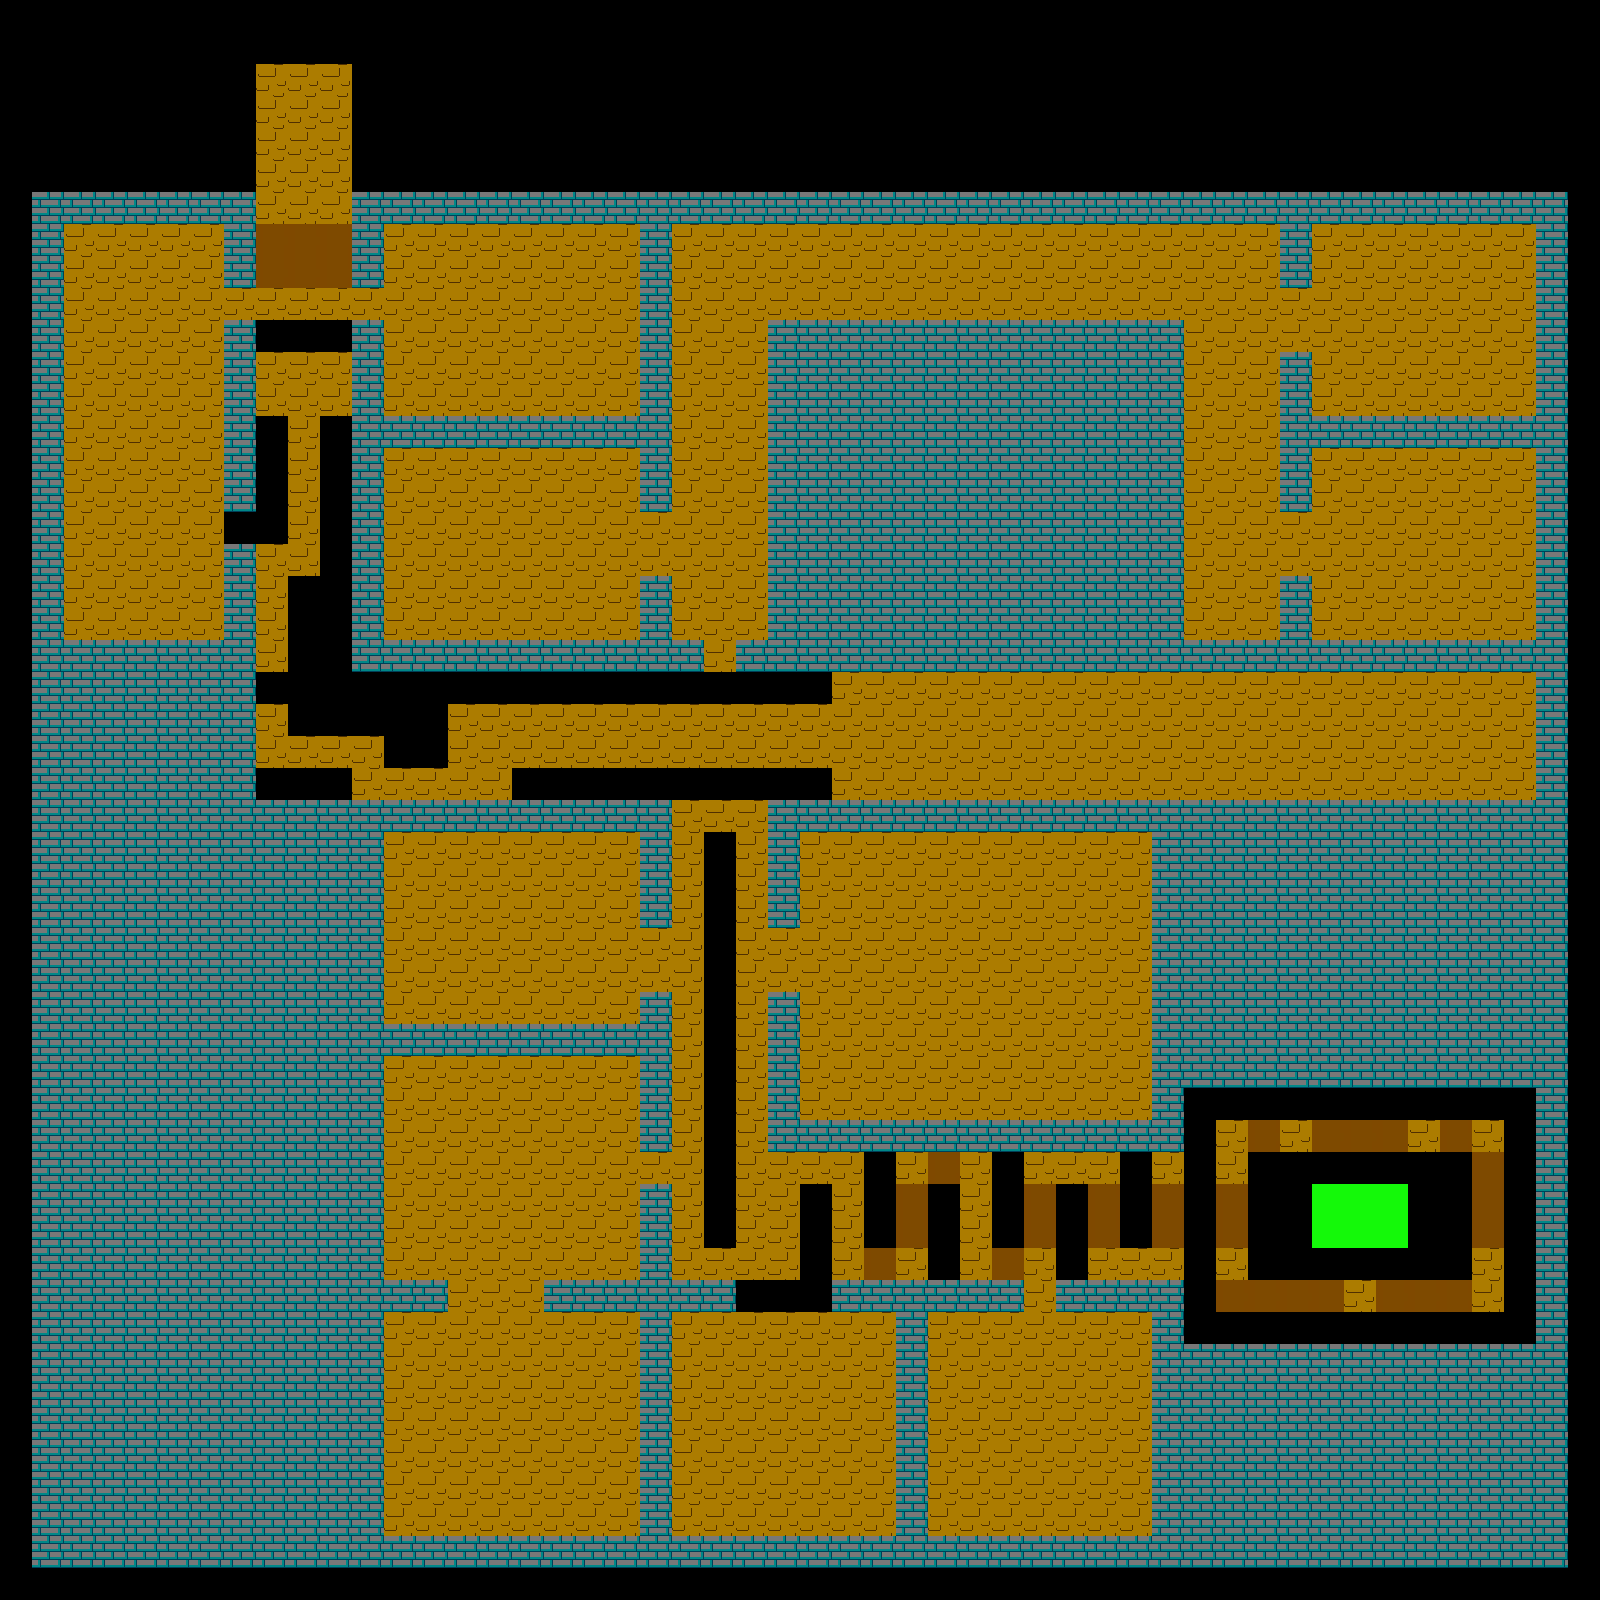

Rendered tile map (Tiled .tmx) drawn with the repository's tilesets; below, a short description and the full map source, tile grids included:
An orthogonal 50x50 tile map with 32x32 px tiles, 1 tile layer (map), 2 tilesets.

<map version="1.0" orientation="orthogonal" width="50" height="50" tilewidth="32" tileheight="32">
 <tileset firstgid="1" name="Tiles" tilewidth="32" tileheight="32">
  <image source="tiles.png" width="160" height="32" />
  <tile id="0">
   <properties>
    <property name="goal" value="false" />
    <property name="traverse" value="jumpable" />
   </properties>
  </tile>
  <tile id="1">
   <properties>
    <property name="goal" value="false" />
    <property name="traverse" value="floor" />
   </properties>
  </tile>
  <tile id="2">
   <properties>
    <property name="goal" value="false" />
    <property name="traverse" value="wall" />
   </properties>
  </tile>
  <tile id="3">
   <properties>
    <property name="goal" value="false" />
    <property name="traverse" value="pit" />
   </properties>
  </tile>
  <tile id="4">
   <properties>
    <property name="goal" value="true" />
    <property name="traverse" value="floor" />
   </properties>
  </tile>
 </tileset>
 <tileset firstgid="6" name="Objects" tilewidth="32" tileheight="32">
  <image source="mapobjects.png" width="64" height="32" />
  <tile id="0">
   <properties>
    <property name="_the" value="hero" />
    <property name="name" value="Hero" />
   </properties>
  </tile>
  <tile id="1">
   <properties>
    <property name="name" value="Chest" />
   </properties>
  </tile>
 </tileset>
 <layer name="map" width="50" height="50">
  <data encoding="csv">
4,4,4,4,4,4,4,4,4,4,4,4,4,4,4,4,4,4,4,4,4,4,4,4,4,4,4,4,4,4,4,4,4,4,4,4,4,4,4,4,4,4,4,4,4,4,4,4,4,4,
4,4,4,4,4,4,4,4,4,4,4,4,4,4,4,4,4,4,4,4,4,4,4,4,4,4,4,4,4,4,4,4,4,4,4,4,4,4,4,4,4,4,4,4,4,4,4,4,4,4,
4,4,4,4,4,4,4,4,2,2,2,4,4,4,4,4,4,4,4,4,4,4,4,4,4,4,4,4,4,4,4,4,4,4,4,4,4,4,4,4,4,4,4,4,4,4,4,4,4,4,
4,4,4,4,4,4,4,4,2,2,2,4,4,4,4,4,4,4,4,4,4,4,4,4,4,4,4,4,4,4,4,4,4,4,4,4,4,4,4,4,4,4,4,4,4,4,4,4,4,4,
4,4,4,4,4,4,4,4,2,2,2,4,4,4,4,4,4,4,4,4,4,4,4,4,4,4,4,4,4,4,4,4,4,4,4,4,4,4,4,4,4,4,4,4,4,4,4,4,4,4,
4,4,4,4,4,4,4,4,2,2,2,4,4,4,4,4,4,4,4,4,4,4,4,4,4,4,4,4,4,4,4,4,4,4,4,4,4,4,4,4,4,4,4,4,4,4,4,4,4,4,
4,3,3,3,3,3,3,3,2,2,2,3,3,3,3,3,3,3,3,3,3,3,3,3,3,3,3,3,3,3,3,3,3,3,3,3,3,3,3,3,3,3,3,3,3,3,3,3,3,4,
4,3,2,2,2,2,2,3,1,1,1,3,2,2,2,2,2,2,2,2,3,2,2,2,2,2,2,2,2,2,2,2,2,2,2,2,2,2,2,2,3,2,2,2,2,2,2,2,3,4,
4,3,2,2,2,2,2,3,1,1,1,3,2,2,2,2,2,2,2,2,3,2,2,2,2,2,2,2,2,2,2,2,2,2,2,2,2,2,2,2,3,2,2,2,2,2,2,2,3,4,
4,3,2,2,2,2,2,2,2,2,2,2,2,2,2,2,2,2,2,2,3,2,2,2,2,2,2,2,2,2,2,2,2,2,2,2,2,2,2,2,2,2,2,2,2,2,2,2,3,4,
4,3,2,2,2,2,2,3,4,4,4,3,2,2,2,2,2,2,2,2,3,2,2,2,3,3,3,3,3,3,3,3,3,3,3,3,3,2,2,2,2,2,2,2,2,2,2,2,3,4,
4,3,2,2,2,2,2,3,2,2,2,3,2,2,2,2,2,2,2,2,3,2,2,2,3,3,3,3,3,3,3,3,3,3,3,3,3,2,2,2,3,2,2,2,2,2,2,2,3,4,
4,3,2,2,2,2,2,3,2,2,2,3,2,2,2,2,2,2,2,2,3,2,2,2,3,3,3,3,3,3,3,3,3,3,3,3,3,2,2,2,3,2,2,2,2,2,2,2,3,4,
4,3,2,2,2,2,2,3,4,2,4,3,3,3,3,3,3,3,3,3,3,2,2,2,3,3,3,3,3,3,3,3,3,3,3,3,3,2,2,2,3,3,3,3,3,3,3,3,3,4,
4,3,2,2,2,2,2,3,4,2,4,3,2,2,2,2,2,2,2,2,3,2,2,2,3,3,3,3,3,3,3,3,3,3,3,3,3,2,2,2,3,2,2,2,2,2,2,2,3,4,
4,3,2,2,2,2,2,3,4,2,4,3,2,2,2,2,2,2,2,2,3,2,2,2,3,3,3,3,3,3,3,3,3,3,3,3,3,2,2,2,3,2,2,2,2,2,2,2,3,4,
4,3,2,2,2,2,2,4,4,2,4,3,2,2,2,2,2,2,2,2,2,2,2,2,3,3,3,3,3,3,3,3,3,3,3,3,3,2,2,2,2,2,2,2,2,2,2,2,3,4,
4,3,2,2,2,2,2,3,2,2,4,3,2,2,2,2,2,2,2,2,2,2,2,2,3,3,3,3,3,3,3,3,3,3,3,3,3,2,2,2,2,2,2,2,2,2,2,2,3,4,
4,3,2,2,2,2,2,3,2,4,4,3,2,2,2,2,2,2,2,2,3,2,2,2,3,3,3,3,3,3,3,3,3,3,3,3,3,2,2,2,3,2,2,2,2,2,2,2,3,4,
4,3,2,2,2,2,2,3,2,4,4,3,2,2,2,2,2,2,2,2,3,2,2,2,3,3,3,3,3,3,3,3,3,3,3,3,3,2,2,2,3,2,2,2,2,2,2,2,3,4,
4,3,3,3,3,3,3,3,2,4,4,3,3,3,3,3,3,3,3,3,3,3,2,3,3,3,3,3,3,3,3,3,3,3,3,3,3,3,3,3,3,3,3,3,3,3,3,3,3,4,
4,3,3,3,3,3,3,3,4,4,4,4,4,4,4,4,4,4,4,4,4,4,4,4,4,4,2,2,2,2,2,2,2,2,2,2,2,2,2,2,2,2,2,2,2,2,2,2,3,4,
4,3,3,3,3,3,3,3,2,4,4,4,4,4,2,2,2,2,2,2,2,2,2,2,2,2,2,2,2,2,2,2,2,2,2,2,2,2,2,2,2,2,2,2,2,2,2,2,3,4,
4,3,3,3,3,3,3,3,2,2,2,2,4,4,2,2,2,2,2,2,2,2,2,2,2,2,2,2,2,2,2,2,2,2,2,2,2,2,2,2,2,2,2,2,2,2,2,2,3,4,
4,3,3,3,3,3,3,3,4,4,4,2,2,2,2,2,4,4,4,4,4,4,4,4,4,4,2,2,2,2,2,2,2,2,2,2,2,2,2,2,2,2,2,2,2,2,2,2,3,4,
4,3,3,3,3,3,3,3,3,3,3,3,3,3,3,3,3,3,3,3,3,2,2,2,3,3,3,3,3,3,3,3,3,3,3,3,3,3,3,3,3,3,3,3,3,3,3,3,3,4,
4,3,3,3,3,3,3,3,3,3,3,3,2,2,2,2,2,2,2,2,3,2,4,2,3,2,2,2,2,2,2,2,2,2,2,2,3,3,3,3,3,3,3,3,3,3,3,3,3,4,
4,3,3,3,3,3,3,3,3,3,3,3,2,2,2,2,2,2,2,2,3,2,4,2,3,2,2,2,2,2,2,2,2,2,2,2,3,3,3,3,3,3,3,3,3,3,3,3,3,4,
4,3,3,3,3,3,3,3,3,3,3,3,2,2,2,2,2,2,2,2,3,2,4,2,3,2,2,2,2,2,2,2,2,2,2,2,3,3,3,3,3,3,3,3,3,3,3,3,3,4,
4,3,3,3,3,3,3,3,3,3,3,3,2,2,2,2,2,2,2,2,2,2,4,2,2,2,2,2,2,2,2,2,2,2,2,2,3,3,3,3,3,3,3,3,3,3,3,3,3,4,
4,3,3,3,3,3,3,3,3,3,3,3,2,2,2,2,2,2,2,2,2,2,4,2,2,2,2,2,2,2,2,2,2,2,2,2,3,3,3,3,3,3,3,3,3,3,3,3,3,4,
4,3,3,3,3,3,3,3,3,3,3,3,2,2,2,2,2,2,2,2,3,2,4,2,3,2,2,2,2,2,2,2,2,2,2,2,3,3,3,3,3,3,3,3,3,3,3,3,3,4,
4,3,3,3,3,3,3,3,3,3,3,3,3,3,3,3,3,3,3,3,3,2,4,2,3,2,2,2,2,2,2,2,2,2,2,2,3,3,3,3,3,3,3,3,3,3,3,3,3,4,
4,3,3,3,3,3,3,3,3,3,3,3,2,2,2,2,2,2,2,2,3,2,4,2,3,2,2,2,2,2,2,2,2,2,2,2,3,3,3,3,3,3,3,3,3,3,3,3,3,4,
4,3,3,3,3,3,3,3,3,3,3,3,2,2,2,2,2,2,2,2,3,2,4,2,3,2,2,2,2,2,2,2,2,2,2,2,3,4,4,4,4,4,4,4,4,4,4,4,3,4,
4,3,3,3,3,3,3,3,3,3,3,3,2,2,2,2,2,2,2,2,3,2,4,2,3,3,3,3,3,3,3,3,3,3,3,3,3,4,2,1,2,1,1,1,2,1,2,4,3,4,
4,3,3,3,3,3,3,3,3,3,3,3,2,2,2,2,2,2,2,2,2,2,4,2,2,2,2,4,2,1,2,4,2,2,2,4,2,4,2,4,4,4,4,4,4,4,1,4,3,4,
4,3,3,3,3,3,3,3,3,3,3,3,2,2,2,2,2,2,2,2,3,2,4,2,2,4,2,4,1,4,2,4,1,4,1,4,1,4,1,4,4,5,5,5,4,4,1,4,3,4,
4,3,3,3,3,3,3,3,3,3,3,3,2,2,2,2,2,2,2,2,3,2,4,2,2,4,2,4,1,4,2,4,1,4,1,4,1,4,1,4,4,5,5,5,4,4,1,4,3,4,
4,3,3,3,3,3,3,3,3,3,3,3,2,2,2,2,2,2,2,2,3,2,2,2,2,4,2,1,2,4,2,1,2,4,2,2,2,4,2,4,4,4,4,4,4,4,2,4,3,4,
4,3,3,3,3,3,3,3,3,3,3,3,3,3,2,2,2,3,3,3,3,3,3,4,4,4,3,3,3,3,3,3,2,3,3,3,3,4,1,1,1,1,2,1,1,1,2,4,3,4,
4,3,3,3,3,3,3,3,3,3,3,3,2,2,2,2,2,2,2,2,3,2,2,2,2,2,2,2,3,2,2,2,2,2,2,2,3,4,4,4,4,4,4,4,4,4,4,4,3,4,
4,3,3,3,3,3,3,3,3,3,3,3,2,2,2,2,2,2,2,2,3,2,2,2,2,2,2,2,3,2,2,2,2,2,2,2,3,3,3,3,3,3,3,3,3,3,3,3,3,4,
4,3,3,3,3,3,3,3,3,3,3,3,2,2,2,2,2,2,2,2,3,2,2,2,2,2,2,2,3,2,2,2,2,2,2,2,3,3,3,3,3,3,3,3,3,3,3,3,3,4,
4,3,3,3,3,3,3,3,3,3,3,3,2,2,2,2,2,2,2,2,3,2,2,2,2,2,2,2,3,2,2,2,2,2,2,2,3,3,3,3,3,3,3,3,3,3,3,3,3,4,
4,3,3,3,3,3,3,3,3,3,3,3,2,2,2,2,2,2,2,2,3,2,2,2,2,2,2,2,3,2,2,2,2,2,2,2,3,3,3,3,3,3,3,3,3,3,3,3,3,4,
4,3,3,3,3,3,3,3,3,3,3,3,2,2,2,2,2,2,2,2,3,2,2,2,2,2,2,2,3,2,2,2,2,2,2,2,3,3,3,3,3,3,3,3,3,3,3,3,3,4,
4,3,3,3,3,3,3,3,3,3,3,3,2,2,2,2,2,2,2,2,3,2,2,2,2,2,2,2,3,2,2,2,2,2,2,2,3,3,3,3,3,3,3,3,3,3,3,3,3,4,
4,3,3,3,3,3,3,3,3,3,3,3,3,3,3,3,3,3,3,3,3,3,3,3,3,3,3,3,3,3,3,3,3,3,3,3,3,3,3,3,3,3,3,3,3,3,3,3,3,4,
4,4,4,4,4,4,4,4,4,4,4,4,4,4,4,4,4,4,4,4,4,4,4,4,4,4,4,4,4,4,4,4,4,4,4,4,4,4,4,4,4,4,4,4,4,4,4,4,4,4
</data>
 </layer>
 <objectgroup name="objects" width="50" height="50" />
</map>
